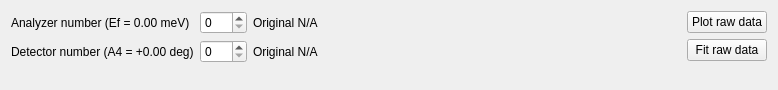
<?xml version="1.0" encoding="UTF-8"?>
<ui version="4.0">
 <class>Form</class>
 <widget class="QWidget" name="Form">
  <property name="geometry">
   <rect>
    <x>0</x>
    <y>0</y>
    <width>778</width>
    <height>90</height>
   </rect>
  </property>
  <property name="windowTitle">
   <string>Form</string>
  </property>
  <layout class="QHBoxLayout" name="horizontalLayout">
   <item>
    <layout class="QGridLayout" name="gridLayout">
     <property name="verticalSpacing">
      <number>6</number>
     </property>
     <item row="0" column="1">
      <widget class="QSpinBox" name="Raw1D_Analyzer_spinBox">
       <property name="maximum">
        <number>7</number>
       </property>
      </widget>
     </item>
     <item row="0" column="0">
      <widget class="QLabel" name="Raw1D_Analyzer_label">
       <property name="text">
        <string>Analyzer number (Ef = 0.00 meV)</string>
       </property>
      </widget>
     </item>
     <item row="0" column="2">
      <widget class="QLabel" name="Raw1D_Analyzer_Original_label">
       <property name="text">
        <string>Original N/A</string>
       </property>
      </widget>
     </item>
     <item row="1" column="0">
      <widget class="QLabel" name="Raw1D_Detector_label">
       <property name="text">
        <string>Detector number (A4 = +0.00 deg)</string>
       </property>
      </widget>
     </item>
     <item row="1" column="1">
      <widget class="QSpinBox" name="Raw1D_Detector_spinBox">
       <property name="maximum">
        <number>103</number>
       </property>
      </widget>
     </item>
     <item row="1" column="2">
      <widget class="QLabel" name="Raw1D_Detector_Original_label">
       <property name="text">
        <string>Original N/A</string>
       </property>
      </widget>
     </item>
     <item row="2" column="1">
      <spacer name="verticalSpacer">
       <property name="orientation">
        <enum>Qt::Vertical</enum>
       </property>
       <property name="sizeHint" stdset="0">
        <size>
         <width>20</width>
         <height>5</height>
        </size>
       </property>
      </spacer>
     </item>
    </layout>
   </item>
   <item>
    <spacer name="horizontalSpacer">
     <property name="orientation">
      <enum>Qt::Horizontal</enum>
     </property>
     <property name="sizeHint" stdset="0">
      <size>
       <width>40</width>
       <height>20</height>
      </size>
     </property>
    </spacer>
   </item>
   <item>
    <layout class="QVBoxLayout" name="verticalLayout">
     <item>
      <layout class="QVBoxLayout" name="verticalLayout_2">
       <item>
        <widget class="QPushButton" name="Raw1D_plot_button">
         <property name="text">
          <string>Plot raw data</string>
         </property>
        </widget>
       </item>
       <item>
        <widget class="QPushButton" name="Raw1D_fit_button">
         <property name="text">
          <string>Fit raw data</string>
         </property>
        </widget>
       </item>
       <item>
        <spacer name="verticalSpacer_2">
         <property name="orientation">
          <enum>Qt::Vertical</enum>
         </property>
         <property name="sizeHint" stdset="0">
          <size>
           <width>20</width>
           <height>5</height>
          </size>
         </property>
        </spacer>
       </item>
      </layout>
     </item>
    </layout>
   </item>
  </layout>
 </widget>
 <resources/>
 <connections/>
</ui>
